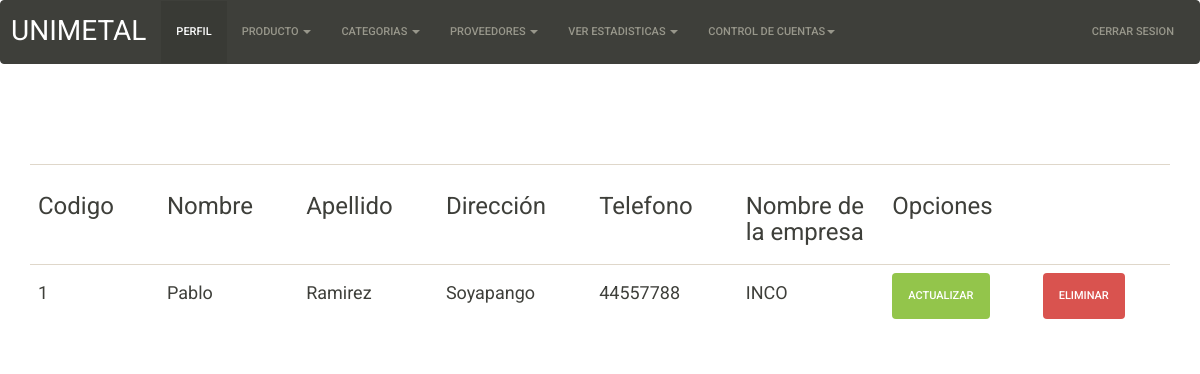
Page /php/MostrarProveedores.php on the committed database.
### tables this page shows
CREATE TABLE IF NOT EXISTS `proveedores` (
  `codProveedor` int(5) NOT NULL AUTO_INCREMENT,
  `nombre` varchar(30) NOT NULL,
  `apellido` varchar(30) NOT NULL,
  `direccion` varchar(30) NOT NULL,
  `telefono` int(8) NOT NULL,
  `nombreempresa` varchar(20) NOT NULL,
  PRIMARY KEY (`codProveedor`)
);

### php/MostrarProveedores.php (the view, shortened to what this page needs)
<!DOCTYPE html>
<html lang="es">
<head>
    <link rel="stylesheet" type="text/css" href="../css1/bootstrap.min.css">
</head>
<body>
<nav class="navbar navbar-default">
  <div class="container-fluid">
    <div class="navbar-header">
      <a class="navbar-brand" href="#">UNIMETAL</a>
    </div>
    <div class="collapse navbar-collapse" id="bs-example-navbar-collapse-1">
      <ul class="nav navbar-nav">
        <li class="active"><a href="../php/login.php">PERFIL<span class="sr-only">(current)</span></a></li>
        <li class="dropdown">
          <a href="#" class="dropdown-toggle" data-toggle="dropdown" role="button" aria-expanded="false"> PRODUCTO <span class="caret"></span></a>
        </li>
        <li class="dropdown">
          <a href="#" class="dropdown-toggle" data-toggle="dropdown" role="button" aria-expanded="false"> CATEGORIAS <span class="caret"></span></a>
        </li>
        <li class="dropdown">
          <a href="#" class="dropdown-toggle" data-toggle="dropdown" role="button" aria-expanded="false"> PROVEEDORES <span class="caret"></span></a>
        </li>
        <li class="dropdown">
          <a href="#" class="dropdown-toggle" data-toggle="dropdown" role="button" aria-expanded="false"> VER ESTADISTICAS <span class="caret"></span></a>
        </li>
       <li class="dropdown">
          <a href="#" class="dropdown-toggle" data-toggle="dropdown" role="button" aria-expanded="false">CONTROL DE CUENTAS<span class="caret"></span></a>
        </li>
      </ul>
      <ul class="nav navbar-nav navbar-right">
        <li><a href="../php/cerrarsesion.php">CERRAR SESION</a></li>
      </ul>
    </div>
  </div>
</nav>
 <?php
    $link = mostrar();
    $lis = mysqli_query($link,"SELECT * From proveedores");
    echo "<br>";
    echo "<br>";
    echo "<br>";
    echo "<br>";
    echo "<div class='container'><table class='table table-hover'>";
echo "<th  width='5%' align='left'><h3>Codigo</h3></th>";
echo "<th  width='5%' align='left'><h3>Nombre</h3></th>";
echo "<th  width='5%' align='left'><h3>Apellido</h3></th>";
echo "<th  width='5%' align='left'><h3>Dirección</h3></th>";
echo "<th  width='5%' align='left'><h3>Telefono</h3></th>";
echo "<th  width='5%' align='left'><h3>Nombre de la empresa</h3></th>";
echo "<th colspan='2' width='5%' align='left'><h3>Opciones</h3></th>";
while ($row = mysqli_fetch_row($lis)){
    echo "<tr>";
    echo "<td width='5%' align='left'><h4>$row[0]</h4></td>";
    echo "<td width='5%' align='left'><h4>$row[1]</h4></td>";
    echo "<td  width='5%' align='left'><h4>$row[2]</h4></td>";
    echo "<td  width='5%' align='left'><h4>$row[3]</h4></td>";
    echo "<td  width='5%' align='left'><h4>$row[4]</h4></td>";
    echo "<td  width='5%' align='left'><h4>$row[5]</h4></td>";
    echo "<td width='5%' align='left'><a class='btn btn-success' href=../html/ActualizarProveedor.php?codProveedor=$row[0] style='text-decoration:none'>Actualizar</a></td>";
    echo "<td width='5%' align='left'><a class='btn btn-danger' href=EliminarProveedor.php?codProveedor=$row[0] style='text-decoration:none'>Eliminar</a></td>" ;
    echo "</tr>";
}
echo "</table></div>";
?>
</body>
</html>

### php/MostrarProveedores.php (style rules this page uses)
.navbar-brand { font-size: 2em; }
.active { font-size: 5em; }

### rows in the picture
proveedores: codProveedor "1", nombre "Pablo", apellido "Ramirez", direccion "Soyapango", telefono "44557788", nombreempresa "INCO"
